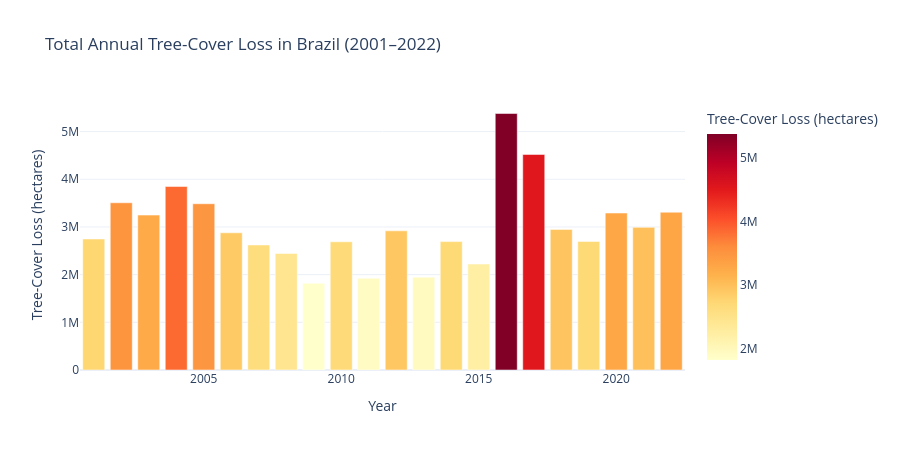

The code cell stored with this chart in its notebook:
### Markdown cell above
### 4.2  Total Annual Tree-Cover Loss

### Code cell
annual = processed.groupby('year')['tc_loss_ha'].sum().reset_index()
fig = px.bar(annual, x='year', y='tc_loss_ha',
             title='Total Annual Tree-Cover Loss in Brazil (2001–2022)',
             labels={'tc_loss_ha': 'Tree-Cover Loss (hectares)', 'year': 'Year'},
             color='tc_loss_ha', color_continuous_scale='YlOrRd')
fig.update_layout(template='plotly_white', showlegend=False, height=450)
fig.show()

### Figure 1 — Plotly figure (JSON) as saved in the notebook; plotly's stock layout.template omitted (floating-point values rounded to 4 significant figures)
{"data": [{"hovertemplate": "Year=%{x}<br>Tree-Cover Loss (hectares)=%{marker.color}<extra></extra>", "legendgroup": "", "marker": {"color": [2746359, 3507048, 3248530, 3848769, 3486563, 2876805, 2621819, 2444309, 1817902, 2688897, 1923364, 2918634, 1945507, 2693135, 2222772, 5378844, 4519833, 2948458, 2696750, 3291392, 2991912, 3308931], "coloraxis": "coloraxis", "pattern": {"shape": ""}}, "name": "", "orientation": "v", "showlegend": false, "textposition": "auto", "type": "bar", "x": [2001, 2002, 2003, 2004, 2005, 2006, 2007, 2008, 2009, 2010, 2011, 2012, 2013, 2014, 2015, 2016, 2017, 2018, 2019, 2020, 2021, 2022], "xaxis": "x", "y": [2746359, 3507048, 3248530, 3848769, 3486563, 2876805, 2621819, 2444309, 1817902, 2688897, 1923364, 2918634, 1945507, 2693135, 2222772, 5378844, 4519833, 2948458, 2696750, 3291392, 2991912, 3308931], "yaxis": "y"}], "layout": {"barmode": "relative", "coloraxis": {"autocolorscale": false, "colorbar": {"title": {"text": "Tree-Cover Loss (hectares)"}}, "colorscale": [[0, "rgb(255,255,204)"], [0.125, "rgb(255,237,160)"], [0.25, "rgb(254,217,118)"], [0.375, "rgb(254,178,76)"], [0.5, "rgb(253,141,60)"], [0.625, "rgb(252,78,42)"], [0.75, "rgb(227,26,28)"], [0.875, "rgb(189,0,38)"], [1, "rgb(128,0,38)"]]}, "height": 450, "legend": {"tracegroupgap": 0}, "showlegend": false, "title": {"text": "Total Annual Tree-Cover Loss in Brazil (2001–2022)"}, "xaxis": {"anchor": "y", "domain": [0, 1], "title": {"text": "Year"}}, "yaxis": {"anchor": "x", "domain": [0, 1], "title": {"text": "Tree-Cover Loss (hectares)"}}}}
